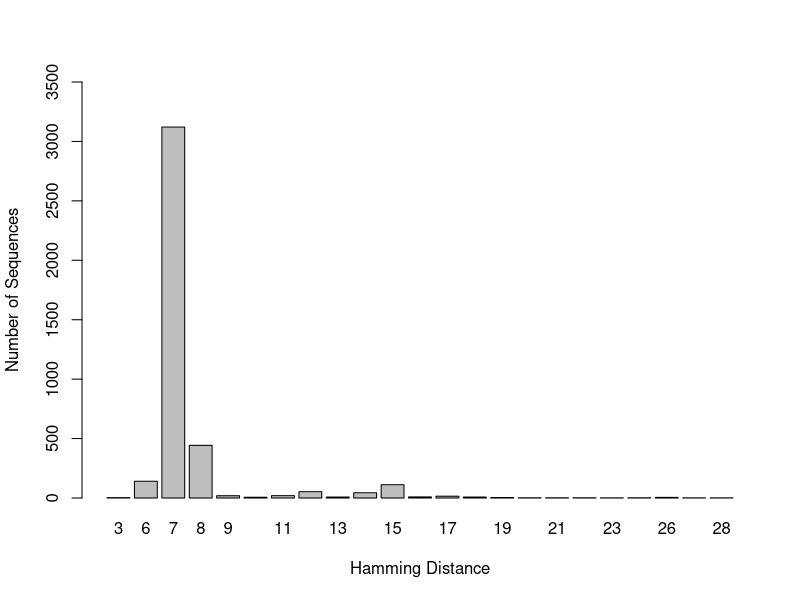
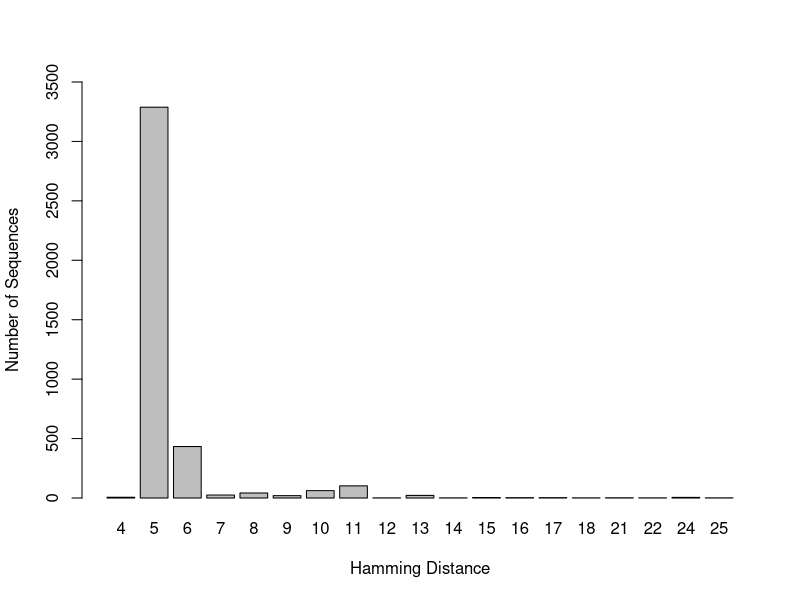
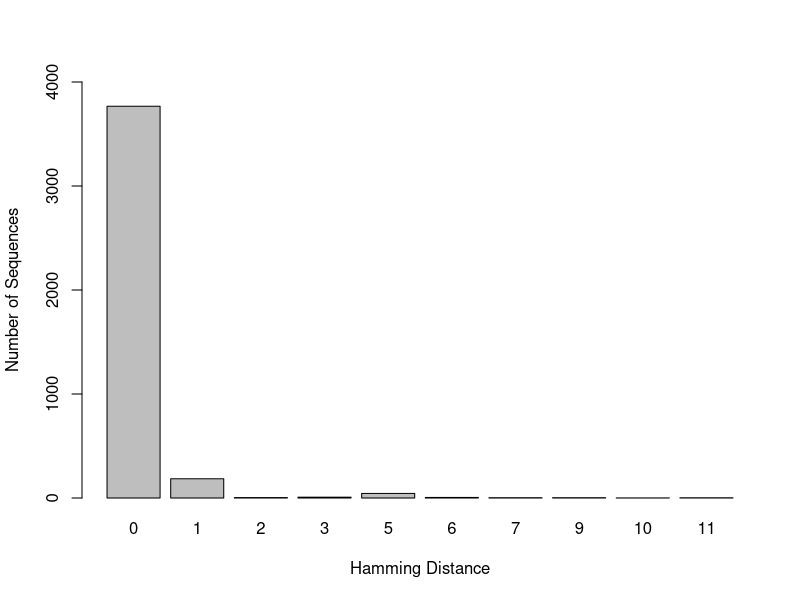
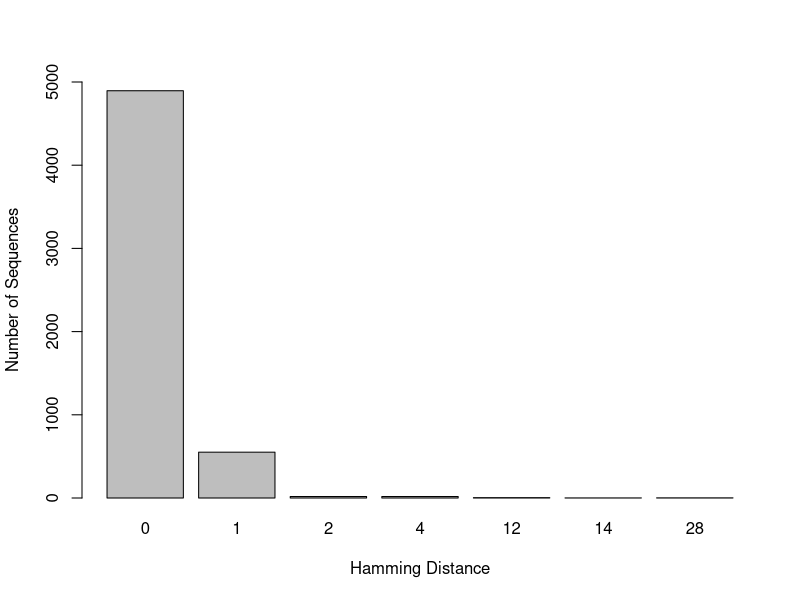
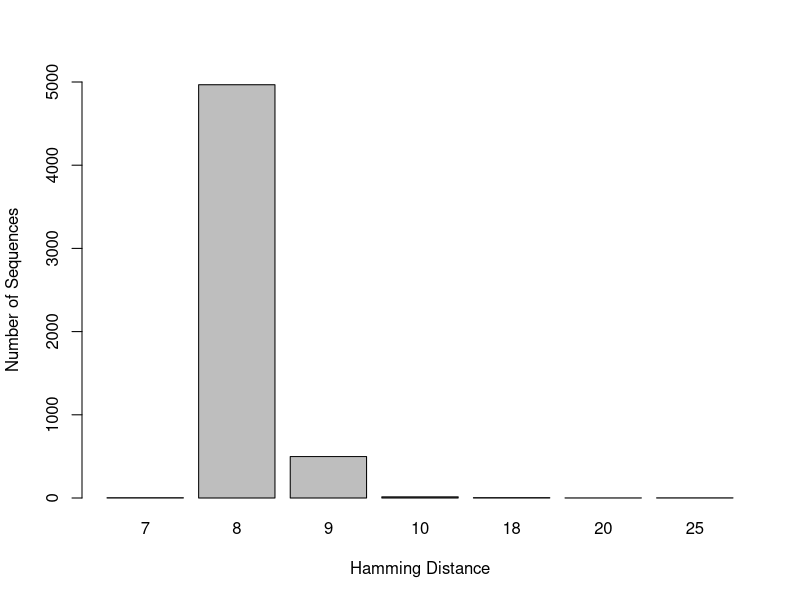
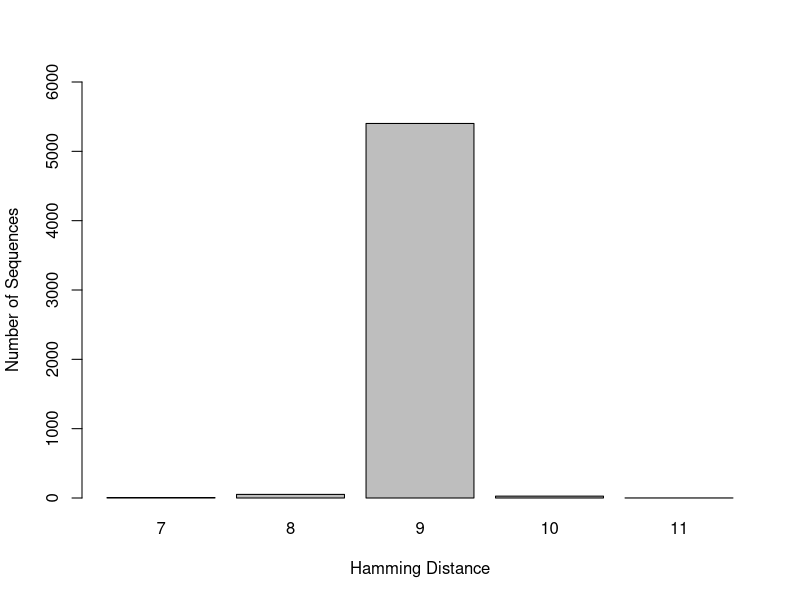
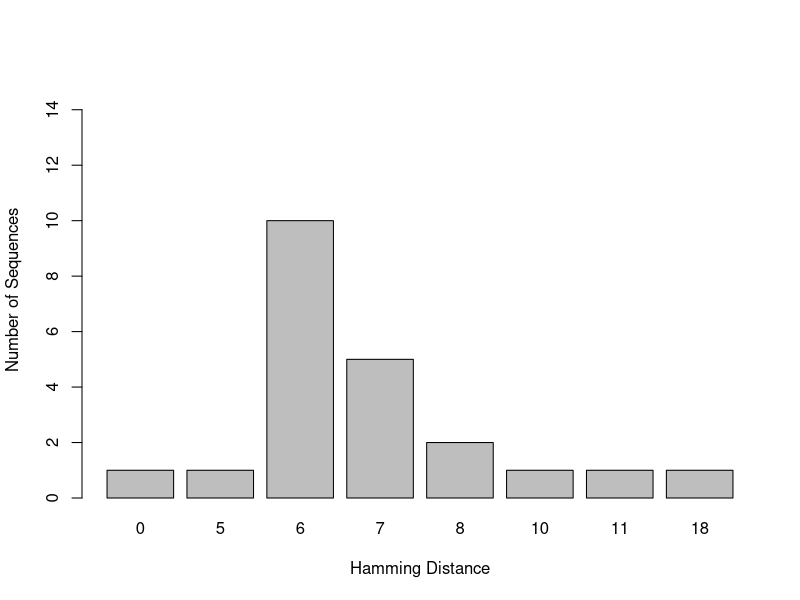
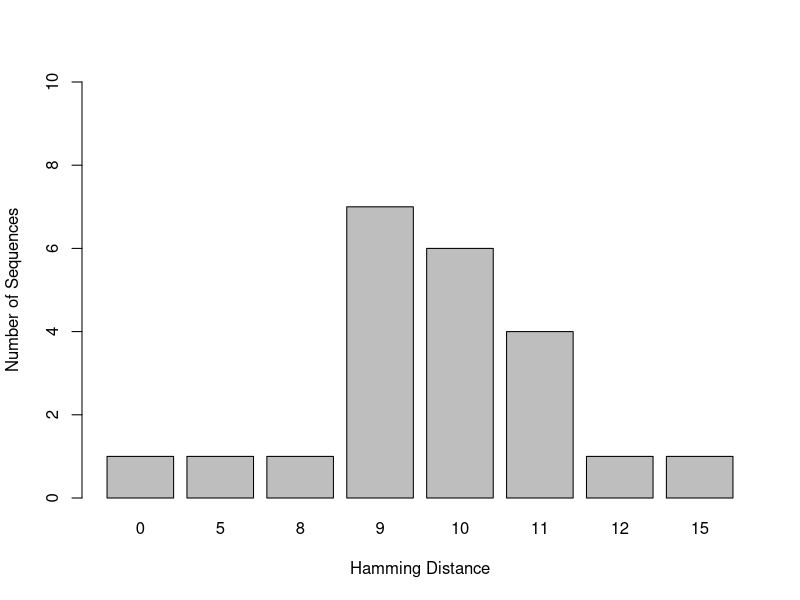

R code for these plots, in order:
## ---- chunk 1
knitr::opts_chunk$set(root.dir = "C:/Users/Lexie Christopoulos/Repos/GenomeSequencing-/db/", echo = TRUE)
## ---- chunk 2
HA_H1_F1 <-read.csv("hamming_distance_results/HA_H1_HA_Forward_1.6_results_NCR.csv")

HA_H1_1 <- HA_H1_F1[-c(4023, 4024, 4025),]

barplot(table(HA_H1_1$hamming_distance), xlab = "Hamming Distance", ylab = "Number of Sequences", ylim = c(0,3500))
## ---- chunk 3
HA_H1_F2 <-read.csv("hamming_distance_results/HA_H1_HA_Forward_1.7_results_NCR.csv")

HA_H1_2 <- HA_H1_F2[-c(4023, 4024, 4025),]

barplot(table(HA_H1_2$hamming_distance), xlab = "Hamming Distance", ylab = "Number of Sequences",ylim = c(0,3500))
## ---- chunk 4
HA_H1_R <-read.csv("hamming_distance_results/HA_H1_HA_Reverse_2.3_results_NCR.csv")

HA_H1_3 <- HA_H1_R[-c(4023,4024),]

barplot(table(HA_H1_3$hamming_distance), xlab = "Hamming Distance", ylab = "Number of Sequences", ylim = c(0,4000))
## ---- chunk 5
HA_H3_F1 <-read.csv("hamming_distance_results/HA_H3_HA_Forward_1.6_results_NCR.csv")

HA_H3_1 <- HA_H3_F1[-c(5490, 5491, 5492),]

barplot(table(HA_H3_1$hamming_distance), xlab = "Hamming Distance", ylab = "Number of Sequences", ylim = c(0,5000))

## ---- chunk 6
HA_H3_F2 <-read.csv("hamming_distance_results/HA_H3_HA_Forward_1.7_results_NCR.csv")

HA_H3_2 <- HA_H3_F2[-c(5490, 5491, 5492),]

barplot(table(HA_H3_2$hamming_distance), xlab = "Hamming Distance", ylab = "Number of Sequences",ylim = c(0,5000))
## ---- chunk 7
HA_H3_R <-read.csv("hamming_distance_results/HA_H3_HA_Reverse_2.3_results_NCR.csv")

HA_H3_3 <- HA_H3_R[-c(5490, 5491),]

barplot(table(HA_H3_3$hamming_distance), xlab = "Hamming Distance", ylab = "Number of Sequences", ylim = c(0,6000))
## ---- chunk 8
HA_H5_F1 <-read.csv("hamming_distance_results/HA_H5_HA_Forward_1.6_results_NCR.csv")

HA_H5_1 <- HA_H5_F1[-c(19, 20, 21),]

barplot(table(HA_H5_1$hamming_distance), xlab = "Hamming Distance", ylab = "Number of Sequences",ylim = c(0,15))
## ---- chunk 9
HA_H5_F2 <-read.csv("hamming_distance_results/HA_H5_HA_Forward_1.7_results_NCR.csv")

HA_H5_2 <- HA_H5_F2[-c(19, 20, 21),]

barplot(table(HA_H5_2$hamming_distance), xlab = "Hamming Distance", ylab = "Number of Sequences",ylim = c(0,10))
## ---- chunk 10
HA_H5_R <-read.csv("hamming_distance_results/HA_H5_HA_Reverse_2.3_results_NCR.csv")

HA_H5_3 <- HA_H5_R[-c(19, 20),]

barplot(table(HA_H5_3$hamming_distance), xlab = "Hamming Distance", ylab = "Number of Sequences", ylim = c(0,15))
## ---- chunk 11
HA_H7_F1 <-read.csv("hamming_distance_results/HA_H7_HA_Forward_1.6_results_NCR.csv")

HA_H7_1 <- HA_H7_F1[-c(68, 69, 70),]

barplot(table(HA_H7_1$hamming_distance), xlab = "Hamming Distance", ylab = "Number of Sequences",ylim = c(0,70))
## ---- chunk 12
HA_H7_F2 <-read.csv("hamming_distance_results/HA_H7_HA_Forward_1.7_results_NCR.csv")

HA_H7_2 <- HA_H7_F2[-c(68, 69, 70),]

barplot(table(HA_H7_2$hamming_distance), xlab = "Hamming Distance", ylab = "Number of Sequences",ylim = c(0,50))
## ---- chunk 13
HA_H7_R <-read.csv("hamming_distance_results/HA_H7_HA_Reverse_2.3_results_NCR.csv")

HA_H7_3 <- HA_H7_R[-c(68, 69),]

barplot(table(HA_H7_1$hamming_distance), xlab = "Hamming Distance", ylab = "Number of Sequences",ylim = c(0,50))
## ---- chunk 14
HA_H9_F1 <-read.csv("hamming_distance_results/HA_H9_HA_Forward_1.6_results_NCR.csv")

HA_H9_1 <- HA_H9_F1[-c(21,22,23),]

barplot(table(HA_H9_1$hamming_distance), xlab = "Hamming Distance", ylab = "Number of Sequences",ylim = c(0,15))

## ---- chunk 15
HA_H9_F2 <-read.csv("hamming_distance_results/HA_H9_HA_Forward_1.7_results_NCR.csv")

HA_H9_2 <- HA_H9_F2[-c(21,22,23),]

barplot(table(HA_H9_2$hamming_distance), xlab = "Hamming Distance", ylab = "Number of Sequences",ylim = c(0,20))
## ---- chunk 16
HA_H9_R <-read.csv("hamming_distance_results/HA_H9_HA_Reverse_2.3_results_NCR.csv")

HA_H9_3 <- HA_H9_R[-c(21,22),]

barplot(table(HA_H9_3$hamming_distance), xlab = "Hamming Distance", ylab = "Number of Sequences",ylim = c(0,15))
